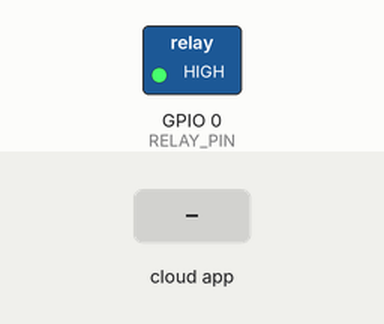
Recording of a sketch running on a simulated ESP8266 (NodeMCU). On the bench: switched loads named in the sketch (green lamp = pin HIGH). Inputs (shaded band) come from the test bench. WiFi joins after 1.5 s; servers stay silent unless stated; what the sketch prints to the serial monitor is not drawn.

Above: at 2.7 s.
2.8 s: the phone or cloud app sets Smart.Relay to 64
At 3.2 s:
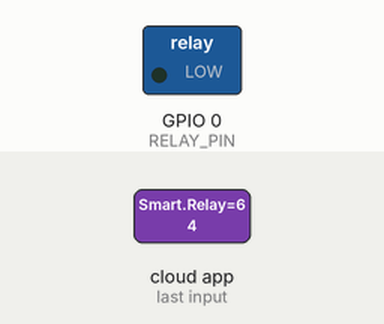
4.3 s: the phone or cloud app sets Smart.Relay to 0
At 5.5 s:
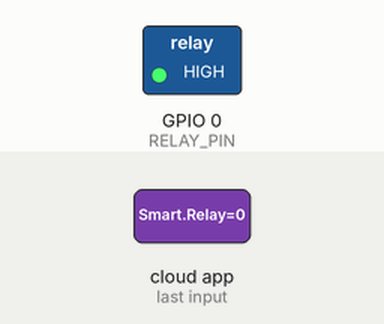
5.8 s: the phone or cloud app sets Smart.Relay to 128
At 6.7 s:
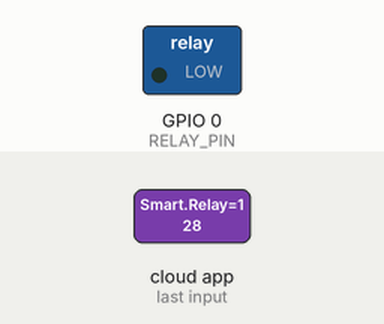
Timing chart, 0 to 8.8 s (numbered marks = the images above; inputs shaded):
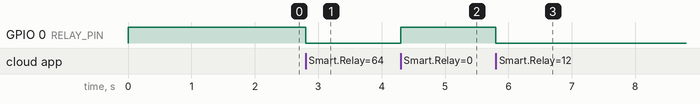

The sketch:

esp8266.ino
```cpp
#include <ESP8266WiFi.h>
#include <Espalexa.h>

// Configuração do relé
#define RELAY_PIN 0  // GPIO usado para controle do relé
const char* DEVICE_NAME = "Smart Relay";  // Nome genérico do dispositivo

// Bytes de comando do relé
uint8_t relayOn[] = {0xA0, 0x01, 0x00, 0xA1};
uint8_t relayOff[] = {0xA0, 0x01, 0x01, 0xA2};

// Configuração da rede Wi-Fi (substitua pelos seus dados)
const char* WIFI_SSID = "YOUR_WIFI_SSID";
const char* WIFI_PASSWORD = "YOUR_WIFI_PASSWORD";

// Variáveis globais
Espalexa espalexa;
bool wifiConnected = false;
const unsigned long SERIAL_BAUDRATE = 115200;

// Protótipos de função
bool connectWiFi();
void relayCallback(uint8_t brightness);
void sendRelayCommand(bool state);

void setup() {
  Serial.begin(SERIAL_BAUDRATE);
  Serial.println("\nIniciando sistema...");

  pinMode(RELAY_PIN, OUTPUT);
  digitalWrite(RELAY_PIN, HIGH); // Relé inicia desligado

  wifiConnected = connectWiFi();

  if (wifiConnected) {
    espalexa.addDevice(DEVICE_NAME, relayCallback);
    espalexa.begin();
  } else {
    delay(5000);
    ESP.restart();
  }
}

void loop() {
  espalexa.loop();

  static unsigned long lastCheck = 0;
  if (millis() - lastCheck > 30000) {
    lastCheck = millis();
    if (WiFi.status() != WL_CONNECTED) {
      wifiConnected = connectWiFi();
    }
  }
}

bool connectWiFi() {
  WiFi.mode(WIFI_STA);
  WiFi.setAutoReconnect(true);
  WiFi.begin(WIFI_SSID, WIFI_PASSWORD);

  uint8_t attempts = 0;
  while (WiFi.status() != WL_CONNECTED && attempts < 20) {
    delay(500);
    attempts++;
  }

  return (WiFi.status() == WL_CONNECTED);
}

void relayCallback(uint8_t brightness) {
  bool state = (brightness > 0);
  digitalWrite(RELAY_PIN, state ? LOW : HIGH);
  sendRelayCommand(state);
}

void sendRelayCommand(bool state) {
  Serial.write(state ? relayOn : relayOff, 4);
}
```

Measured:
- after the input at 2.8 s, GPIO 0 (RELAY_PIN): HIGH → LOW at once
- after the input at 4.3 s, GPIO 0 (RELAY_PIN): LOW → HIGH at once
- after the input at 5.8 s, GPIO 0 (RELAY_PIN): HIGH → LOW at once
